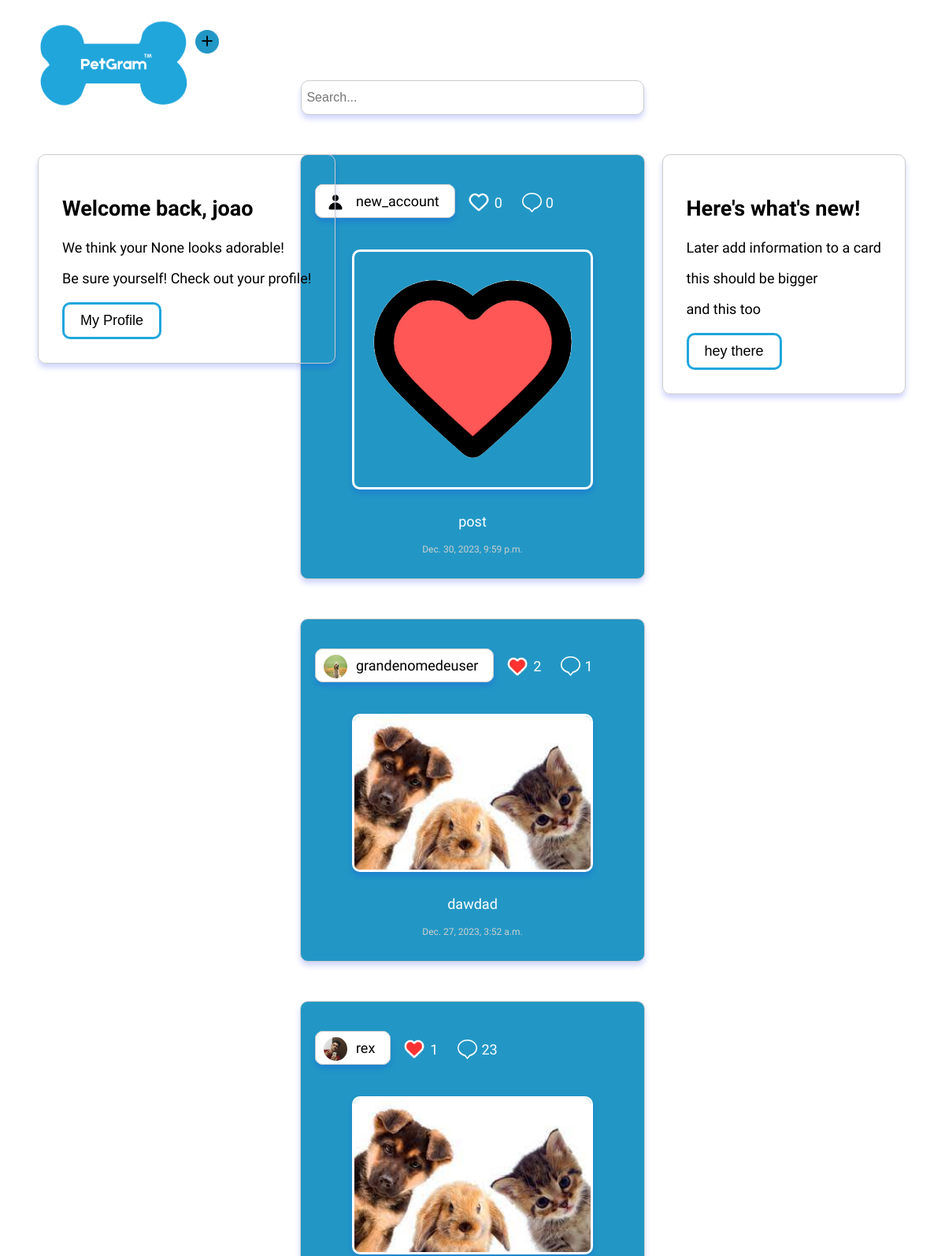
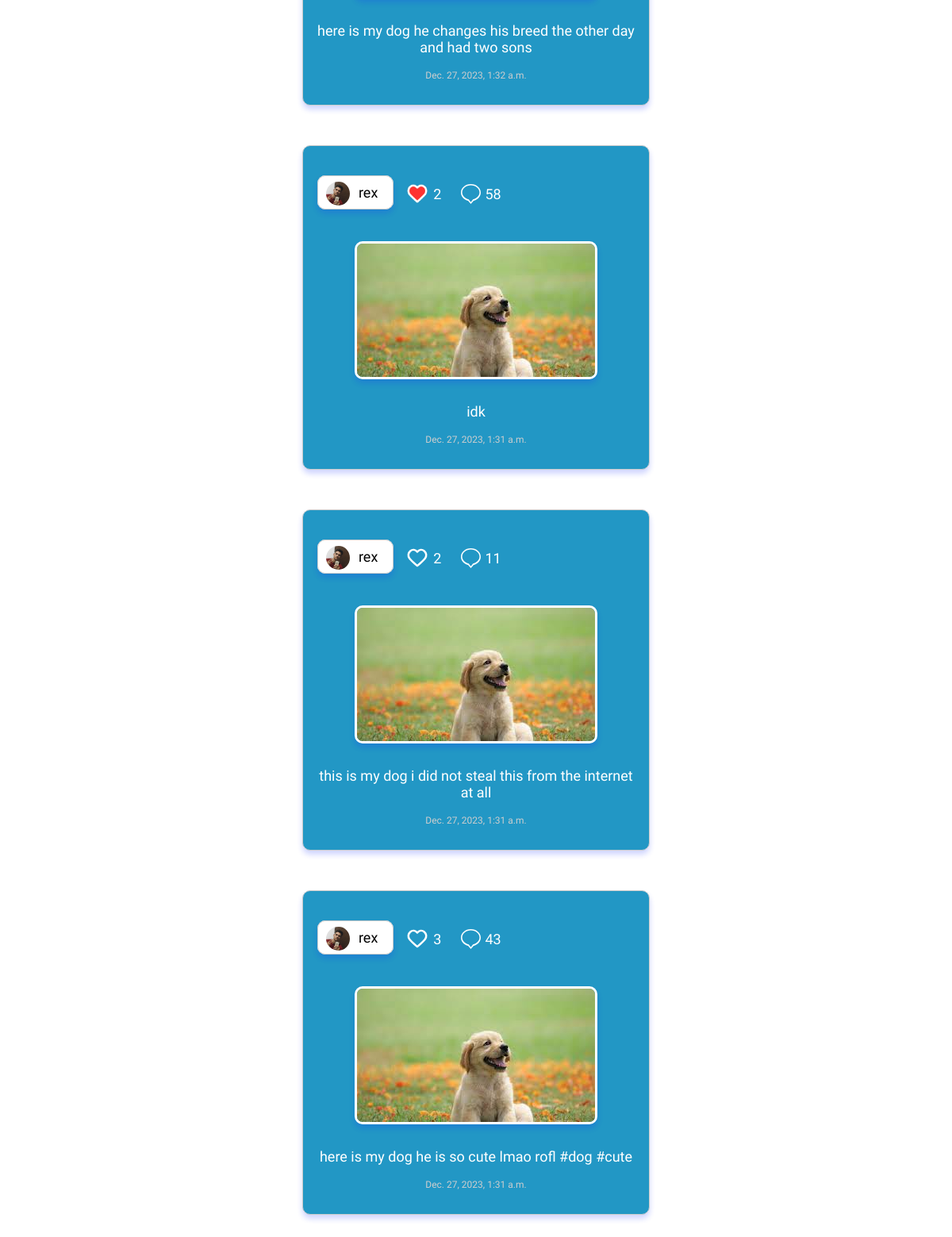
The page /home/ (signed in) on the database as committed earlier (2 pictures, top to bottom).
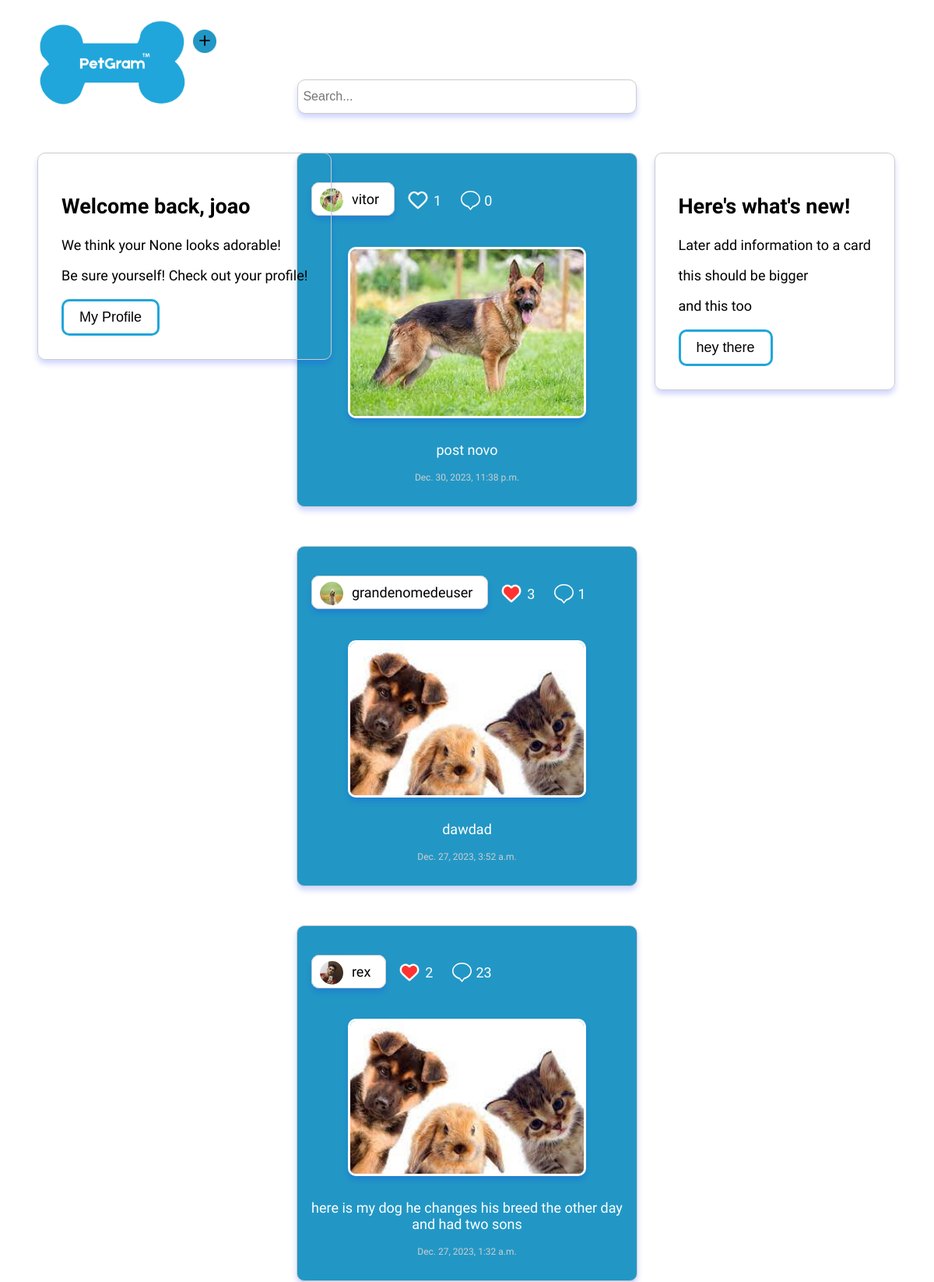
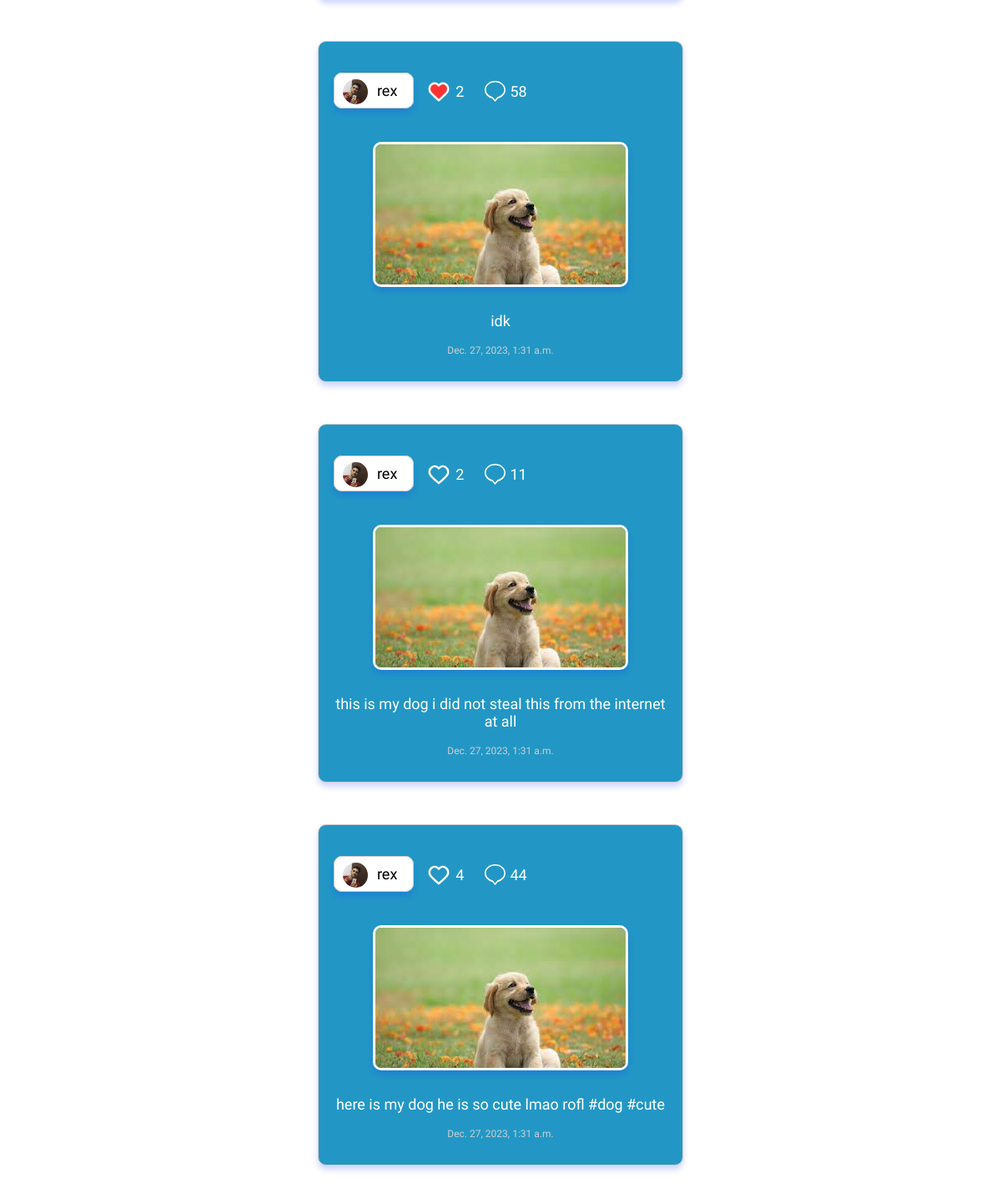
The same page on the database as committed later (2 pictures, top to bottom).
### myapp/models.py (models this page shows, shortened)
class User(AbstractUser):
    SPECIES_CHOICES = [
        ('dog', 'Dog'),
        ('cat', 'Cat'),
        ('bird', 'Bird'),
        ('fish', 'Fish'),
        ('rabbit', 'Rabbit'),
        ('hamster', 'Hamster'),
        ('turtle', 'Turtle'),
        ('horse', 'Horse'),
        ('snake', 'Snake'),
        ('lizard', 'Lizard'),
        ('pig', 'Pig'),
        ('monkey', 'Monkey'),
        ('other', 'Other'),
    ]
    profile_image = models.ImageField(null=True, blank=True, upload_to='images/')
    phone = models.CharField(max_length=20, null=True, blank=True)
    address = models.CharField(max_length=50, null=True, blank=True)
    amount_of_followers = models.IntegerField(default=0)
    amount_of_following = models.IntegerField(default=0)
    followers = models.ManyToManyField('self', blank=True, symmetrical=False)
    following = models.ManyToManyField('self', blank=True, symmetrical=False, related_name='following_user')
    species = models.CharField(max_length=10, choices=SPECIES_CHOICES, null=True, blank=True)

class Post(models.Model):
    user_profile = models.ForeignKey(UserProfile, on_delete=models.CASCADE, null=True)
    user = models.ForeignKey(User, on_delete=models.CASCADE, null=True, blank=True)
    image = models.ImageField(null=True, upload_to='images/')
    description = models.CharField(max_length=500, null=True, blank=True)
    date = models.DateTimeField(auto_now_add=True)
    likes = models.IntegerField(default=0)
    comment = models.IntegerField(default=0)
    who_liked = models.ManyToManyField(User, related_name='liked_posts', blank=True)

class UserProfile(models.Model):
    user = models.OneToOneField(User, on_delete=models.CASCADE)
    profile_image = models.ImageField(upload_to='images/', default='images/defaultuser.png')
    bio = models.CharField(max_length=100, null=True, blank=True)

### myapp/views.py (the view)
# urls.py: 2. Add a URL to urlpatterns:  path('', views.home, name='home')
@login_required
def home(request, selected_username=None):
    searched = request.GET.get('searched', '')
    if searched:
        users = User.objects.filter(username__contains=searched)
        posts = Post.objects.filter(description__contains=searched)
        return render(request, 'search_results.html', {'searched': searched, 'users': users})
    followers = request.user.followers.all()
    current_user = request.user
    users = User.objects.all()
    if current_user.is_authenticated:
        posts = Post.objects.all().order_by('-id')
        if selected_username:
            try:
                user_profile = UserProfile.objects.get(user__username=selected_username)
            except UserProfile.DoesNotExist:
                user_profile = None
        else:
            user_profile = current_user.userprofile
        liked_posts = Likes.objects.filter(user=current_user).values_list('post', flat=True)
        return render(request, 'home.html', {'posts': posts, 'user_profile': user_profile, 'liked_posts': liked_posts, 'users': users, 'followers': followers, 'current_user': current_user})
    else:
        return redirect('login')

### myapp/templates/home.html (shortened to what this page needs)
{% extends "homebase.html" %}
{% block content %}
<!DOCTYPE html>
<html lang="en">
<head>
</head>
<body>
    {% load static %}
        <img id="logo" src="{% static 'img/logo.png' %}" alt="Petgram Logo">
        <a href="{% url 'create' %}">
            <img id="new" src="{% static 'img/addNewpost.png' %}" alt="Add a new post" title="Add a new post">
        </a>
        <form id="search-bar" method = POST action = "{% url 'search_results' %}" name = "searched">
            <input type="text" placeholder=" Search..." name = "searched">
        </form>
    <div class="posts">
        <div class="card2">
            <div class="card-content">
                <h2>Here's what's new!</h2>
                <p>Later add information to a card</p>
                <p>this should be bigger</p>
                <p>and this too</p>
                <button>hey there</button>
            </div>
        </div>
        <div class="posts">
            <div class="card">
                <div class="card-content">
                    <h2>Welcome back, {{user.username}}</h2>
                    <p>We think your {{user.species}} looks adorable!</p>
                    <p>Be sure yourself! Check out your profile!</p>
                    <a href="{% url 'view_other_profile' username=user.username %}"><button>My Profile</button></a>
                </div>
            </div>
        {% for post in posts %}
        {% if current_user in post.user.followers.all %}
            <div class="post">
                <div class = "info">
                    <a href="{% url 'view_other_profile' username=post.user.username %}">
                        <pre><span><img id = "profilepic" src="{{ post.user_profile.profile_image.url }}" alt="">  {{ post.user.username }}  </span></pre>
                    </a>
                <div id = "postlikes">
                        {% if post.id in liked_posts %}
                        <a href="{% url 'like_post' post.id %}">
                            <img id = "heart" src="{% static 'img/LikedPost.png' %}" alt="">
                        </a><p>{{ post.likes}}</p>
                        {% else %}
                        <a href="{% url 'like_post' post.id %}">
                            <img id = "heart" src="{% static 'img/likePost.svg' %}" alt="">
                        </a><p>{{ post.likes}}</p>
                        {% endif %}
                        <a href="{% url 'comment_post' post.id %}">
                            <img id = "heart" style = "width: 25px" src="{% static 'img/comment.svg' %}" alt="">
                        </a><p>{{post.comment}}</p>
                </div>
                </div>
            {% if post.image %}
                <img id = "post_image" src="{{ post.image.url }}" alt="">
            {% endif %}
            <p>{{ post.description }}</p>
            <p id = "date">{{ post.date }}</p>
        </div>
        {% endif %}
        {% endfor %}
    </div>
</body>
</html>
{% endblock %}

### myapp/templates/homebase.html (shortened to what this page needs)
<!DOCTYPE html>
<html lang="en">
<head>
    {% load static %}
    <link rel="stylesheet" href="{% static 'homestyle.css' %}">
</head>
<body>
        {% block content %}{% endblock %}
</body>
</html>

### myapp/static/homestyle.css (style rules this page uses)
body { font-family: 'Afacad', sans-serif; font-size: 18px; }
img { top: 20px; display: block; margin: 30px auto; width: 75%; }
#post_image { border-radius: 10px; box-shadow: 0 5px 7px rgba(22, 45, 255, 0.2); border: 3px solid #ffffff; }
.post { margin: 50px auto; width: 400px; padding: 1em; padding-top: 30px; border: 1px solid #CCC; border-radius: 10px; background-color: #2297c5; box-shadow: 0 5px 7px rgba(22, 45, 255, 0.2); height: 115%; }
#logo { float:left; width: 200px; margin: 10px 0; margin-left: 40px; }
.post p { color : white; text-align: center; }
span { color: rgb(0, 0, 0); font-size: 18px; border: 1px solid #CCC; border-radius: 10px; padding: 10px; box-shadow: 0 5px 7px rgba(22, 45, 255, 0.2); background-color: #ffffff; }
#new { display: inline-block; width: 30px; }
.card { position: fixed; float: left; margin-left: 40px; border: 1px solid #CCC; border-radius: 10px; padding: 30px; box-shadow: 0 5px 7px rgba(22, 45, 255, 0.2); }
#profilepic { margin : -10px 0; display: inline-block; width: 30px; height: 30px; padding-right : 2px; border-radius: 50%; overflow: hidden; }
.card2 { border: 1px solid #CCC; border-radius: 10px; padding: 30px; box-shadow: 0 5px 7px rgba(22, 45, 255, 0.2); position: fixed; right: 50px }
#search-bar { display: flex; justify-content: center; align-items: center; margin-right: 240px; }
#search-bar input[type="text"] { width: 430px; height: 40px; font-size: 16px; border: 1px solid #CCC; border-radius: 10px; box-shadow: 0 5px 7px rgba(22, 45, 255, 0.2); }
button { display: block; margin-top: 20px; border-radius: 10px; border: 3px solid #20a6db; background-color: #ffffff; font-size: 18px; padding: 10px 20px; cursor: pointer; }
a { text-decoration: none; }
pre { font-family: 'Afacad', sans-serif; font-size: 18px; }
.info { display: flex; flex-direction: row; }
#heart { width:30px; margin: 15px; }
#postlikes { display: flex; align-items: center; }
#postlikes p { position: relative; right: 10px; }
#date { font-size: 12px; color : #cecece; }

Rows that differ between the two databases and show on the page:
no longer on this page (row unchanged): Post: user_profile.profile_image (placeholder picture), user.username "new_account", likes "0", comment "0", image (picture), description "post", date "Dec. 30, 2023, 9:59 p.m."
added Post: user_profile.profile_image (picture), user.username "vitor", likes "1", comment "0", image (picture), description "post novo", date "Dec. 30, 2023, 11:38 p.m."
changed Post "dawdad": likes "2" → "3"
changed Post "here is my dog he changes his breed the other day and had two sons": likes "1" → "2"
changed Post "here is my dog he is so cute lmao rofl #dog #cute": likes "3" → "4"; comment "43" → "44"
